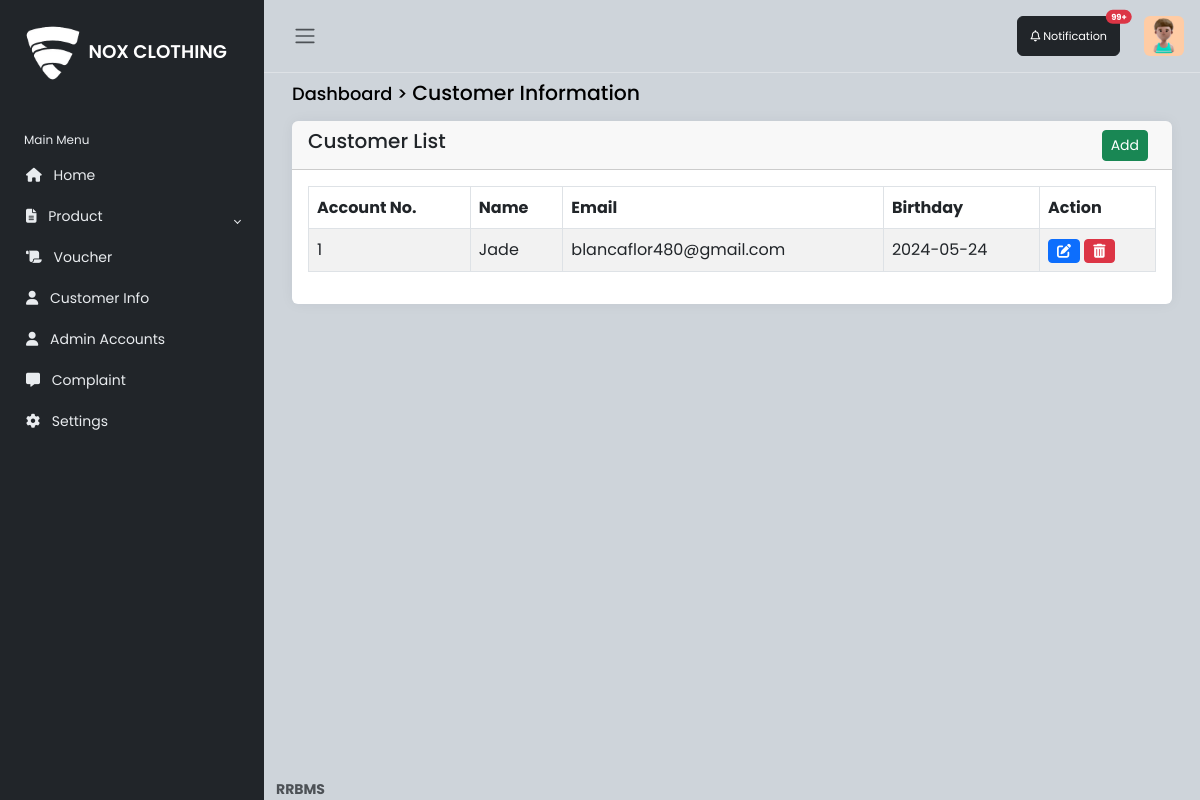
The app's page /admin/customer.php (signed in), older data.
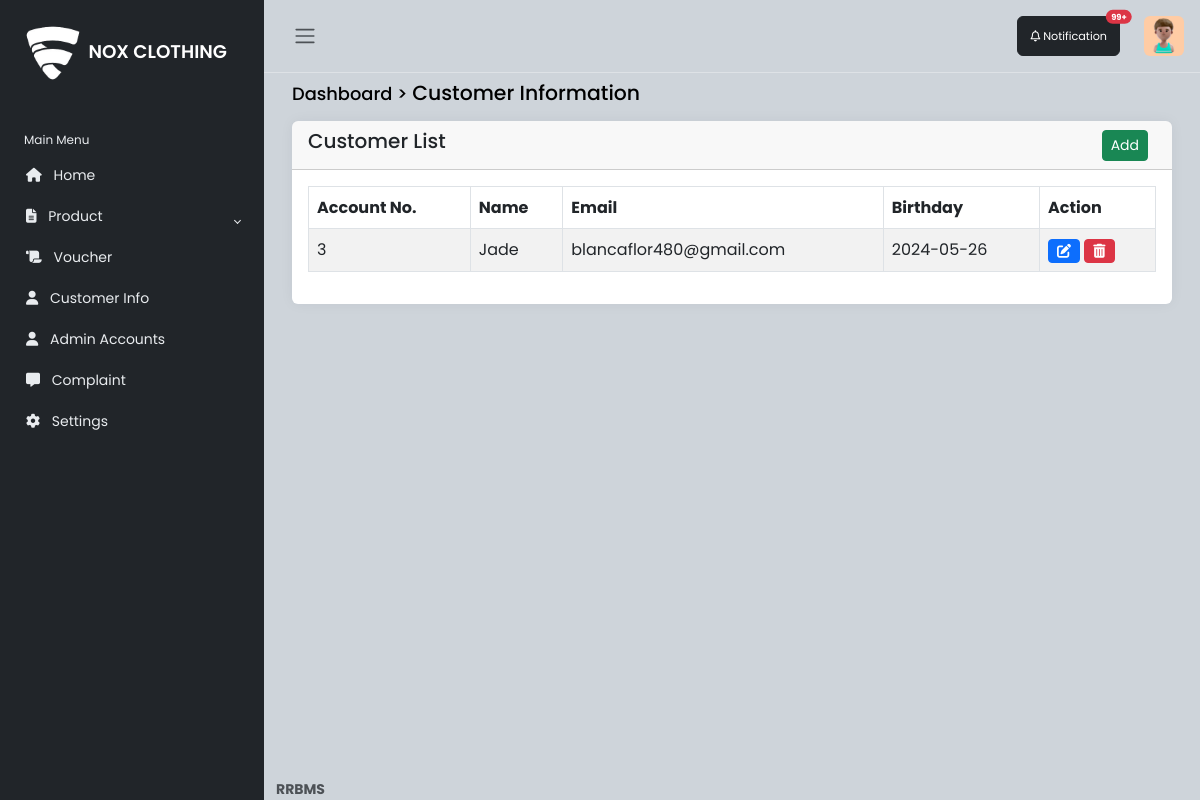
The same page, newer data.
### tables this page shows
CREATE TABLE `customer` (
  `id` int(11) NOT NULL,
  `fname` varchar(100) NOT NULL,
  `mname` varchar(100) NOT NULL,
  `lname` varchar(100) NOT NULL,
  `email` varchar(100) NOT NULL,
  `uname` varchar(250) NOT NULL,
  `region` varchar(100) NOT NULL,
  `province` varchar(100) NOT NULL,
  `barangay` varchar(100) NOT NULL,
  `city` varchar(50) NOT NULL,
  `zipcode` int(15) NOT NULL,
  `street` varchar(100) NOT NULL,
  `contactnumber` int(15) NOT NULL,
  `bday` date DEFAULT NULL,
  `image` longblob NOT NULL,
  `password` varchar(250) NOT NULL,
  `otp` varchar(11) DEFAULT NULL,
  `email_verified` tinyint(6) NOT NULL DEFAULT 0,
  `datereg` date NOT NULL DEFAULT current_timestamp()
);

### admin/customer.php (the view, shortened to what this page needs)
<link rel="stylesheet" href="https://cdn.datatables.net/2.0.5/css/dataTables.bootstrap5.css">
<?php
    include 'dbconn/conn.php';
    ?>
    <?php include('sidebar.php'); ?>
    <main class="content px-3 py-2">
        <div class="container-fluid">
            <div class="mb-3">
                <h4><small>Dashboard > </small> Customer Information</h4>
            </div>
            <div class="card border-0">
            <div class="card-header d-flex justify-content-between align-items-center">
                    <h5 class="card-title">
                        Customer List
                    </h5>
                    <div class="d-flex justify-content-end align-items-center">
                        <button type="button" class="btn btn-success btn-sm me-2" data-bs-toggle="modal" data-bs-target="#addProductModal">Add</button>
                        </div>
                </div>
                <div class="card-body table-responsive">
                <table id="dataTable" class="table table-hover table-striped table-bordered">
                <thead>
                            <tr>
                                <th>Account No.</th>
                                <th>Name</th>
                                <th>Email</th>
                                <th>Birthday</th>
                                <th>Action</th>
                            </tr>
                        </thead>
                        <tbody>
                        <?php
                            $sql = "SELECT * FROM customer";
                            $meta = mysqli_query($conn, $sql);
                            if (mysqli_num_rows($meta) > 0) {
                                while($row = mysqli_fetch_assoc($meta)) {
                          ?>
       <tr>
                            <td><?php echo $row['id']; ?></td>
                            <td><?php echo $row['fname']; ?></td>
                            <td><?php echo $row['email']; ?></td>
                            <td><?php echo $row['bday']; ?></td>
                            <td>
                            <button type="button" class="btn btn-primary btn-sm" data-bs-toggle="modal" data-bs-target="#editCustomerModal<?php echo $row['id']; ?>"><i class="fas fa-edit"></i></button>
                            <button type="button" class="btn btn-danger btn-sm" data-bs-toggle="modal" data-bs-target="#deleteProductModal<?php echo $row['id']; ?>"><i class="fas fa-trash-alt"></i></button>
                        </td>
                        </tr>
        <?php
            }
        } else {
            echo "<tr><td colspan='6'>No games found</td></tr>";
        }
        ?>
    </tbody>
                    </table>
                </div>
            </div>
        </div>
    </main>
    <footer class="footer">
        <div class="container-fluid">
            <div class="row text-muted">
                <div class="col-6 text-start">
                    <p class="mb-0">
                        <a href="#" class="text-muted">
                            <strong>RRBMS</strong>
                        </a>
                    </p>
                </div>
            </div>
        </div>
    </footer>

### admin/sidebar.php (shortened to what this page needs)
<!DOCTYPE html>
<html lang="en" data-bs-theme="white">
<head>
    <link rel="stylesheet" href="https://cdn.jsdelivr.net/npm/bootstrap@5.3.0-alpha2/dist/css/bootstrap.min.css">
    <link rel="stylesheet" href="css/style.css">
</head>
<body>
<?php
include 'dbconn/conn.php';
  if (isset($_SESSION['uname'])) {
    $uname = $_SESSION['uname'];
} else {
    header("Location: login-signup.php");
    exit();
}
$query  = mysqli_query($conn, "SELECT * FROM admin WHERE uname = '$uname'") or die(mysqli_error());
$row = mysqli_fetch_array($query);
$role  = $row['role'];
?>
    <div class="wrapper">
        <aside id="sidebar" class="js-sidebar">
            <div class="h-100">
                <div class="sidebar-logo">
                    <a href="dashboard.php"><img src="images/main.png" style="width: 70px"><span style="color: white; ">NOX CLOTHING</span></a>
                </div>
                <ul class="sidebar-nav">
                    <li class="sidebar-header">
                        Main Menu
                    </li>
                    <li class="sidebar-item">
                        <a href="dashboard.php" class="sidebar-link">
                            <i class="fa fa-home pe-2"></i>
                            Home
                        </a>
                    </li>
                    <li class="sidebar-item">
                        <a href="#" class="sidebar-link collapsed" data-bs-target="#pages" data-bs-toggle="collapse"
                            aria-expanded="false"><i class="fa-solid fa-file-lines pe-2"></i>
                            Product
                        </a>
                    </li>
                    <a href="voucher.php" class="sidebar-link collapsed"><i class="fa-solid fa-scroll pe-2"></i>
                            Voucher
                        </a>
                    <?php if ($role == 'Admin'): ?>
                    <li class="sidebar-item">
                        <a href="customer.php" class="sidebar-link collapsed"><i class="fa-solid fa-user pe-2"></i>
                            Customer Info
                        </a>
                    </li>
                    <li class="sidebar-item">
                        <a href="account.php" class="sidebar-link collapsed"><i class="fa-solid fa-user pe-2"></i>
                            Admin Accounts
                        </a>
                    </li>
                    <?php endif; ?>
                    <li class="sidebar-item">
                        <a href="" class="sidebar-link collapsed"><i class="fa-solid fa-message pe-2"></i>
                           Complaint
                        </a>
                    </li>
                    <li class="sidebar-item">
                        <a href="" class="sidebar-link collapsed"><i class="fa-solid fa-gear pe-2"></i>
                            Settings
                        </a>
                   </li>
                </ul>
            </div>
        </aside>
        <div class="main">
            <nav class="navbar navbar-expand px-3 border-bottom">
                <button class="btn" id="sidebar-toggle" type="button">
                    <span class="navbar-toggler-icon"></span>
                </button>
                <div class="navbar-collapse navbar">
                    <ul class="navbar-nav">
                    <button type="button" class="btn btn-dark position-relative me-4" id="notif" style="font-size: 0.7rem;">
                          <i class="fa-regular fa-bell"></i> Notification
                       <span class="position-absolute top-0 start-100 translate-middle badge rounded-pill bg-danger">
                            99+
                      </span>
                    </button>
                        <li class="nav-item dropdown">
                            <a href="#" data-bs-toggle="dropdown" class="nav-icon pe-md-0">
                             <div class="d-flex align-items-center">
                            <img src="image/profile.jpg" class="avatar img-fluid rounded" alt="">
                        </div>
                        </a>
                    </ul>
                </div>
            </nav>
</body>
</html>

### admin/css/style.css (style rules this page uses)
body { font-family: 'Poppins', sans-serif; font-size: 0.875rem; opacity: 1; overflow-y: scroll; margin: 0; }
a { cursor: pointer; text-decoration: none; font-family: 'Poppins', sans-serif; }
li { list-style: none; }
h4 { font-family: 'Poppins', sans-serif; font-size: 1.275rem; color: var(--bs-emphasis-color); }
.wrapper { align-items: stretch; display: flex; width: 100%; }
#sidebar { max-width: 264px; min-width: 264px; background: var(--bs-dark); transition: all 0.35s ease-in-out; }
.main { display: flex; flex-direction: column; min-height: 100vh; min-width: 0; overflow: hidden; transition: all 0.35s ease-in-out; width: 100%; background: var(--bs-dark-bg-subtle); }
.sidebar-logo { padding: 1.15rem; }
.sidebar-logo a { color: #e9ecef; font-size: 1.15rem; font-weight: 600; }
.sidebar-nav { flex-grow: 1; list-style: none; margin-bottom: 0; padding-left: 0; margin-left: 0; }
.sidebar-header { color: #e9ecef; font-size: .75rem; padding: 1.5rem 1.5rem .375rem; }
a.sidebar-link { padding: .625rem 1.625rem; color: #e9ecef; position: relative; display: block; font-size: 0.875rem; }
.sidebar-link[data-bs-toggle="collapse"]::after { border: solid; border-width: 0 .075rem .075rem 0; content: ""; display: inline-block; padding: 2px; position: absolute; right: 1.5rem; top: 1.4rem; transform: rotate(-135deg); transition: all .2s ease-out; }
.sidebar-link[data-bs-toggle="collapse"].collapsed::after { transform: rotate(45deg); transition: all .2s ease-out; }
.avatar { height: 40px; width: 40px; }
.navbar-expand .navbar-nav { margin-left: auto; }
.content { flex: 1; max-width: 100vw; width: 100vw; }
@media (min-width:768px) { .content { max-width: auto; width: auto; } }
.card { box-shadow: 0 0 .875rem 0 rgba(34, 46, 60, .05); margin-bottom: 24px; }

Row changes from the older to the newer data that the page shows:
removed customer: id "1", fname "Jade", email "blancaflor480@gmail.com", bday "2024-05-24"
added customer: id "3", fname "Jade", email "blancaflor480@gmail.com", bday "2024-05-26"
